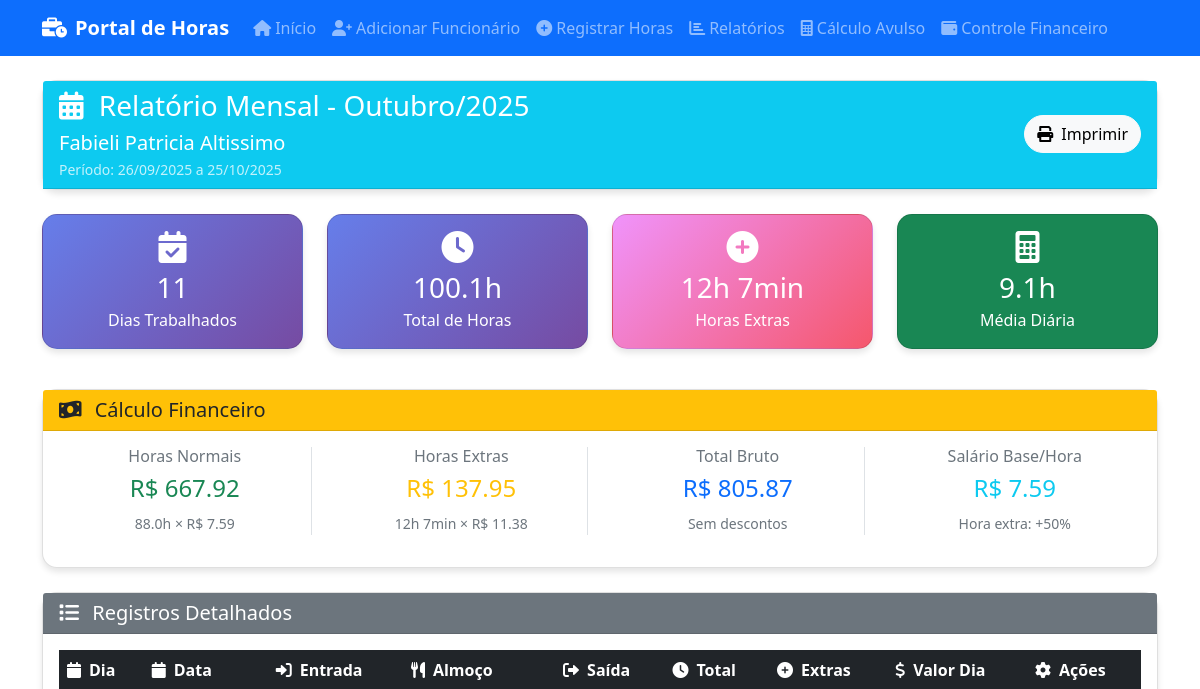
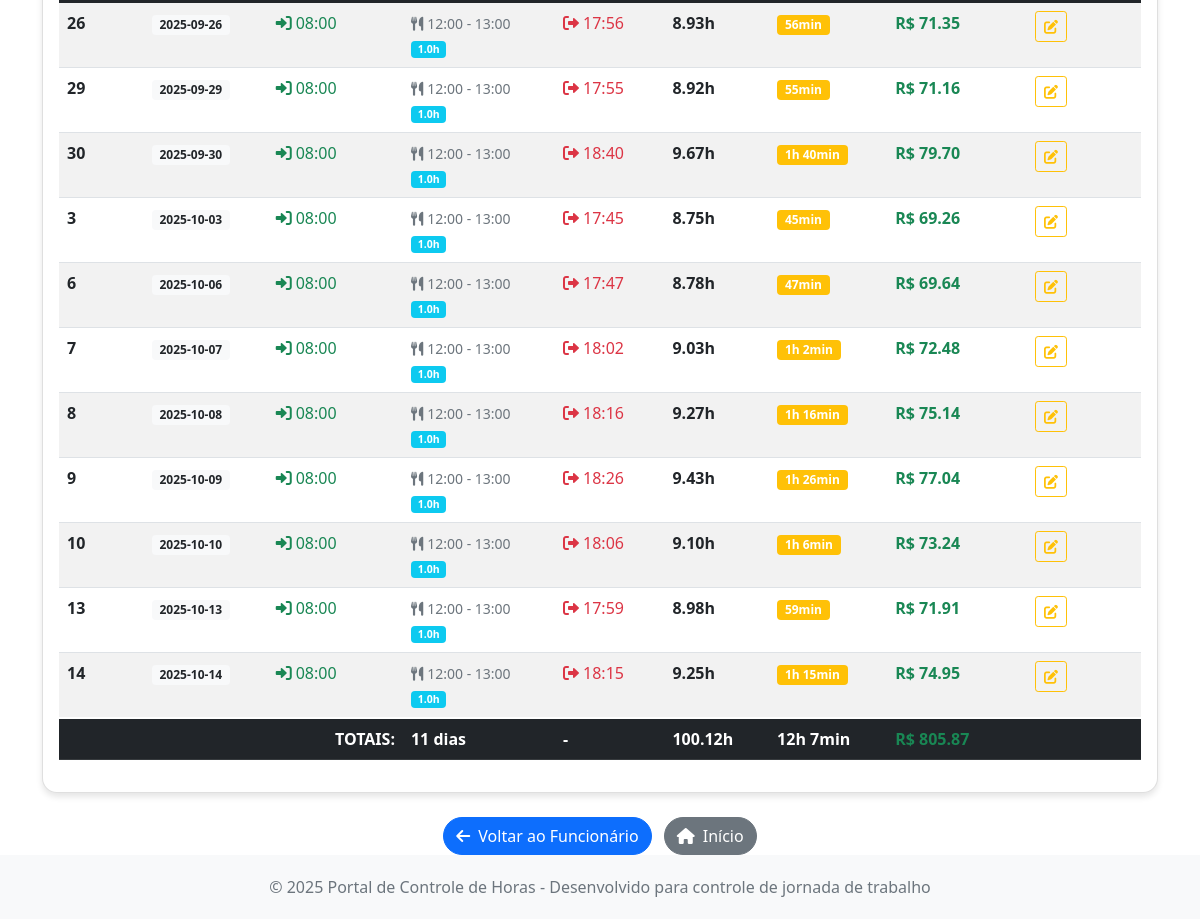
/relatorio_mensal/Fabieli Patricia Altissimo/10/2025, run on an earlier commit of the app's database (2 pictures, top to bottom).
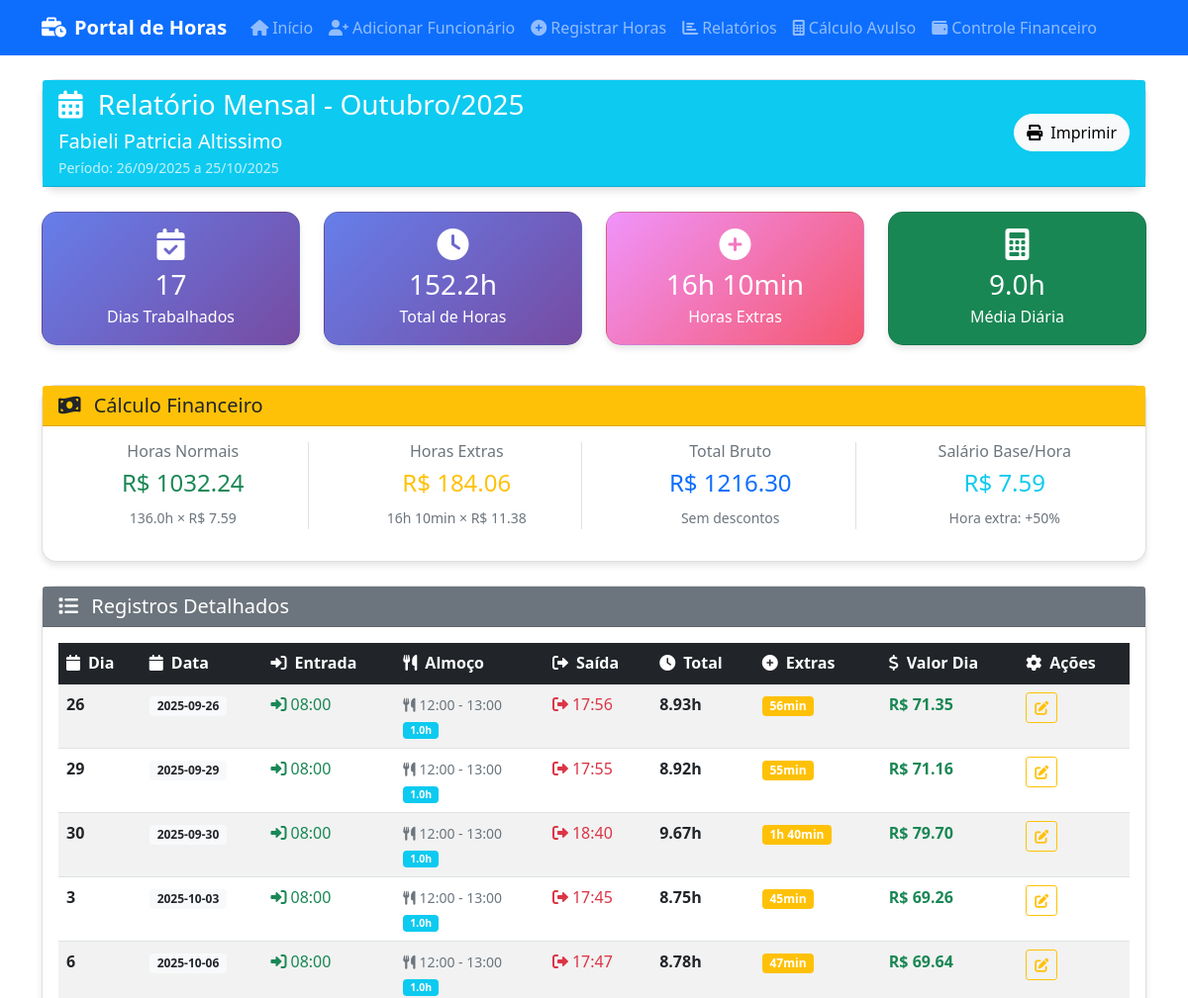
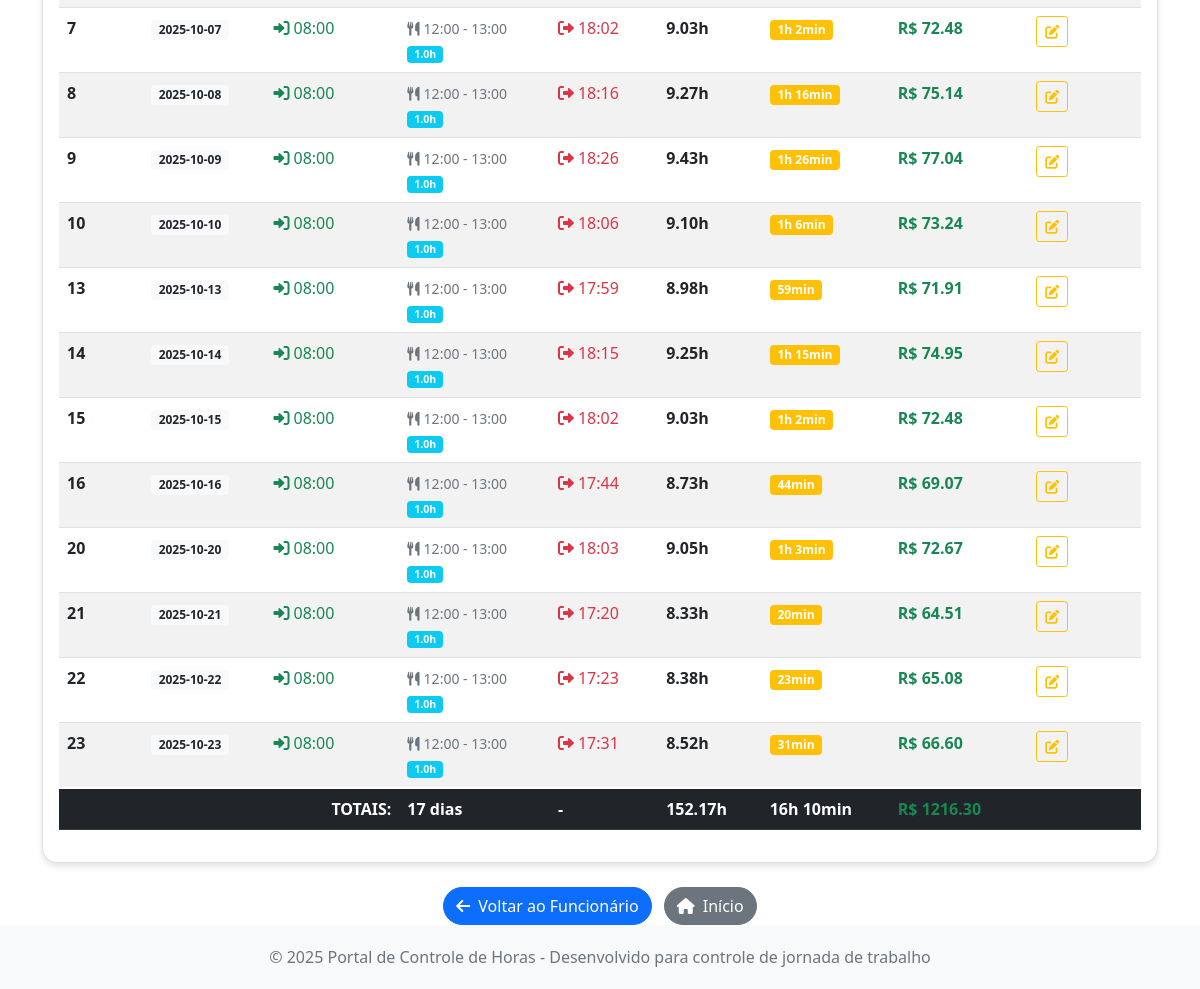
And on a later commit of the database (2 pictures, top to bottom).
### tables this page shows
CREATE TABLE funcionarios (
            id INTEGER PRIMARY KEY AUTOINCREMENT,
            nome TEXT NOT NULL UNIQUE,
            cargo TEXT NOT NULL,
            salario_mensal REAL NOT NULL,
            salario_hora REAL NOT NULL,
            horas_mensais INTEGER NOT NULL DEFAULT 220,
            data_cadastro DATE NOT NULL,
            ativo BOOLEAN NOT NULL DEFAULT 1,
            created_at TIMESTAMP DEFAULT CURRENT_TIMESTAMP,
            updated_at TIMESTAMP DEFAULT CURRENT_TIMESTAMP
        , desconto REAL DEFAULT 0.00);

CREATE TABLE registros_ponto (
            id INTEGER PRIMARY KEY AUTOINCREMENT,
            funcionario_id INTEGER NOT NULL,
            data DATE NOT NULL,
            dia INTEGER NOT NULL,
            mes INTEGER NOT NULL,
            ano INTEGER NOT NULL,
            hora_entrada TIME NOT NULL,
            hora_saida_almoco TIME NOT NULL,
            hora_volta_almoco TIME NOT NULL,
            hora_saida TIME NOT NULL,
            tempo_almoco REAL NOT NULL,
            horas_trabalhadas REAL NOT NULL,
            horas_extras REAL NOT NULL,
            data_registro TIMESTAMP NOT NULL,
            data_edicao TIMESTAMP NULL,
            created_at TIMESTAMP DEFAULT CURRENT_TIMESTAMP,
            updated_at TIMESTAMP DEFAULT CURRENT_TIMESTAMP,
            FOREIGN KEY (funcionario_id) REFERENCES funcionarios (id),
            UNIQUE(funcionario_id, data)
        );

### index.py (the view)
@app.route('/relatorio_mensal/<funcionario_nome>/<int:mes>/<int:ano>')
def relatorio_mensal(funcionario_nome, mes, ano):
    query = "SELECT * FROM funcionarios WHERE nome = ?"
    funcionario_data = DatabaseManager.execute_query(query, (funcionario_nome,), fetch_one=True)
    if not funcionario_data:
        flash('Funcionário não encontrado!', 'error')
        return redirect(url_for('index'))
    from datetime import date
    data_referencia = date(ano, mes, 25)  # Usar o dia 25 do mês solicitado
    data_inicio, data_fim, _, _ = calcular_periodo_fechamento(data_referencia)
    query = """
        SELECT * FROM registros_ponto
        WHERE funcionario_id = ? AND data >= ? AND data <= ?
        ORDER BY data
    """
    registros_mes = DatabaseManager.execute_query(query, (funcionario_data['id'], data_inicio.strftime('%Y-%m-%d'), data_fim.strftime('%Y-%m-%d')), fetch_all=True)
    total_mensal = calcular_total_mensal_fechamento(funcionario_data['id'], mes, ano)
    valor_horas_normais = 0
    valor_horas_extras = 0
    salario_hora = funcionario_data['salario_hora']
    for registro in registros_mes:
        horas_normais = min(registro['horas_trabalhadas'], 8)
        valor_horas_normais += horas_normais * salario_hora
        valor_horas_extras += registro['horas_extras'] * salario_hora * 1.5  # 50% adicional
    meses_nomes = ['Janeiro', 'Fevereiro', 'Março', 'Abril', 'Maio', 'Junho',
                   'Julho', 'Agosto', 'Setembro', 'Outubro', 'Novembro', 'Dezembro']
    periodo_info = {
        'data_inicio': data_inicio.strftime('%d/%m/%Y'),
        'data_fim': data_fim.strftime('%d/%m/%Y'),
        'descricao': f"Período: {data_inicio.strftime('%d/%m/%Y')} a {data_fim.strftime('%d/%m/%Y')}"
    }
    return render_template('relatorio_mensal.html',
                         funcionario=funcionario_nome,
                         mes=mes,
                         ano=ano,
                         mes_nome=meses_nomes[mes-1],
                         registros=registros_mes,
                         total=total_mensal,
                         funcionario_data=funcionario_data,
                         valor_horas_normais=valor_horas_normais,
                         valor_horas_extras=valor_horas_extras,
                         periodo=periodo_info)

### templates/relatorio_mensal.html (shortened to what this page needs)
{% extends "base.html" %}
{% block content %}
<div class="row">
    <div class="col-12">
        <div class="card mb-4">
            <div class="card-header bg-info text-white">
                <div class="row align-items-center">
                    <div class="col">
                        <h3 class="mb-0">
                            <i class="fas fa-calendar-alt me-2"></i>
                            Relatório Mensal - {{ mes_nome }}/{{ ano }}
                        </h3>
                        <h5 class="mb-0 mt-2">{{ funcionario }}</h5>
                        {% if periodo %}
                        <small class="mb-0 mt-1 d-block opacity-75">{{ periodo.descricao }}</small>
                        {% endif %}
                    </div>
                    <div class="col-auto">
                        <button onclick="window.print()" class="btn btn-light btn-custom">
                            <i class="fas fa-print me-2"></i>Imprimir
                        </button>
                    </div>
                </div>
            </div>
        </div>
    </div>
</div>
<div class="row mb-4">
    <div class="col-lg-3 col-md-6 mb-3">
        <div class="card stats-card text-white h-100">
            <div class="card-body text-center">
                <i class="fas fa-calendar-check fa-2x mb-2"></i>
                <h3 class="mb-1">{{ total.dias_trabalhados }}</h3>
                <p class="mb-0">Dias Trabalhados</p>
            </div>
        </div>
    </div>
    <div class="col-lg-3 col-md-6 mb-3">
        <div class="card stats-card text-white h-100">
            <div class="card-body text-center">
                <i class="fas fa-clock fa-2x mb-2"></i>
                <h3 class="mb-1">{{ "%.1f"|format(total.total_horas) }}h</h3>
                <p class="mb-0">Total de Horas</p>
            </div>
        </div>
    </div>
    <div class="col-lg-3 col-md-6 mb-3">
        <div class="card extras-card text-white h-100">
            <div class="card-body text-center">
                <i class="fas fa-plus-circle fa-2x mb-2"></i>
                <h3 class="mb-1">{{ total.total_extras|horas_hm }}</h3>
                <p class="mb-0">Horas Extras</p>
            </div>
        </div>
    </div>
    <div class="col-lg-3 col-md-6 mb-3">
        <div class="card bg-success text-white h-100">
            <div class="card-body text-center">
                <i class="fas fa-calculator fa-2x mb-2"></i>
                <h3 class="mb-1">{{ "%.1f"|format((total.total_horas / total.dias_trabalhados) if total.dias_trabalhados > 0 else 0) }}h</h3>
                <p class="mb-0">Média Diária</p>
            </div>
        </div>
    </div>
</div>
{% if funcionario_data and funcionario_data.salario_hora %}
<div class="row mb-4">
    <div class="col-12">
        <div class="card">
            <div class="card-header bg-warning text-dark">
                <h5 class="mb-0">
                    <i class="fas fa-money-bill-wave me-2"></i>
                    Cálculo Financeiro
                </h5>
            </div>
            <div class="card-body">
                <div class="row">
                    <div class="col-md-3 text-center mb-3">
                        <div class="border-end">
                            <h6 class="text-muted">Horas Normais</h6>
                            <h4 class="text-success">R$ {{ "%.2f"|format(valor_horas_normais) }}</h4>
                            <small class="text-muted">{{ "%.1f"|format(total.total_horas - total.total_extras) }}h × R$ {{ "%.2f"|format(funcionario_data.salario_hora) }}</small>
                        </div>
                    </div>
                    <div class="col-md-3 text-center mb-3">
                        <div class="border-end">
                            <h6 class="text-muted">Horas Extras</h6>
                            <h4 class="text-warning">R$ {{ "%.2f"|format(valor_horas_extras) }}</h4>
                            <small class="text-muted">{{ total.total_extras|horas_hm }} × R$ {{ "%.2f"|format(funcionario_data.salario_hora * 1.5) }}</small>
                        </div>
                    </div>
                    <div class="col-md-3 text-center mb-3">
                        <div class="border-end">
                            <h6 class="text-muted">Total Bruto</h6>
                            <h4 class="text-primary">R$ {{ "%.2f"|format(valor_horas_normais + valor_horas_extras) }}</h4>
                            <small class="text-muted">Sem descontos</small>
                        </div>
                    </div>
                    <div class="col-md-3 text-center mb-3">
                        <h6 class="text-muted">Salário Base/Hora</h6>
                        <h4 class="text-info">R$ {{ "%.2f"|format(funcionario_data.salario_hora) }}</h4>
                        <small class="text-muted">Hora extra: +50%</small>
                    </div>
                </div>
            </div>
        </div>
    </div>
</div>
{% endif %}
{% if registros %}
<div class="row">
    <div class="col-12">
        <div class="card">
            <div class="card-header bg-secondary text-white">
                <h5 class="mb-0">
                    <i class="fas fa-list me-2"></i>
                    Registros Detalhados
                </h5>
            </div>
            <div class="card-body">
                <div class="table-responsive">
                    <table class="table table-striped table-hover">
                        <thead class="table-dark">
                            <tr>
                                <th><i class="fas fa-calendar me-2"></i>Dia</th>
                                <th><i class="fas fa-calendar me-2"></i>Data</th>
                                <th><i class="fas fa-sign-in-alt me-2"></i>Entrada</th>
                                <th><i class="fas fa-utensils me-2"></i>Almoço</th>
                                <th><i class="fas fa-sign-out-alt me-2"></i>Saída</th>
                                <th><i class="fas fa-clock me-2"></i>Total</th>
                                <th><i class="fas fa-plus-circle me-2"></i>Extras</th>
                                {% if funcionario_data and funcionario_data.salario_hora %}
                                <th><i class="fas fa-dollar-sign me-2"></i>Valor Dia</th>
                                {% endif %}
                                <th><i class="fas fa-cog me-2"></i>Ações</th>
                            </tr>
                        </thead>
                        <tbody>
                            {% for registro in registros %}
                            <tr>
                                <td>
                                    <strong>{{ registro.dia }}</strong>
                                </td>
                                <td>
                                    <span class="badge bg-light text-dark">
                                        {{ registro.data }}
                                    </span>
                                </td>
                                <td>
                                    <span class="text-success">
                                        <i class="fas fa-sign-in-alt me-1"></i>{{ registro.hora_entrada }}
                                    </span>
                                </td>
                                <td>
                                    {% if registro.hora_saida_almoco %}
                                    <small class="text-muted">
                                        <i class="fas fa-utensils me-1"></i>{{ registro.hora_saida_almoco }} - {{ registro.hora_volta_almoco }}
                                        <br><span class="badge bg-info">{{ "%.1f"|format(registro.tempo_almoco) }}h</span>
                                    </small>
                                    {% else %}
                                    <span class="text-muted">-</span>
                                    {% endif %}
                                </td>
                                <td>
                                    <span class="text-danger">
                                        <i class="fas fa-sign-out-alt me-1"></i>{{ registro.hora_saida }}
                                    </span>
                                </td>
                                <td>
                                    <strong>{{ "%.2f"|format(registro.horas_trabalhadas) }}h</strong>
                                </td>
                                <td>
                                    {% if registro.horas_extras > 0 %}
                                        <span class="badge bg-warning">
                                            {{ registro.horas_extras|horas_hm }}
                                        </span>
                                    {% else %}
                                        <span class="text-muted">-</span>
                                    {% endif %}
                                </td>
                                {% if funcionario_data and funcionario_data.salario_hora %}
                                <td>
                                    {% set horas_normais_dia = (registro.horas_trabalhadas - registro.horas_extras) %}
                                    {% set valor_dia = (horas_normais_dia * funcionario_data.salario_hora) + (registro.horas_extras * funcionario_data.salario_hora * 1.5) %}
                                    <strong class="text-success">R$ {{ "%.2f"|format(valor_dia) }}</strong>
                                </td>
                                {% endif %}
                                <td>
                                    <div class="btn-group btn-group-sm" role="group">
                                        <a href="{{ url_for('editar_registro', registro_id=registro.id) }}"
                                           class="btn btn-outline-warning btn-sm" title="Editar">
                                            <i class="fas fa-edit"></i>
                                        </a>
                                    </div>
                                </td>
                            </tr>
                            {% endfor %}
                        </tbody>
                        <tfoot class="table-dark">
                            <tr>
                                <th colspan="3" class="text-end">TOTAIS:</th>
                                <th>{{ total.dias_trabalhados }} dias</th>
                                <th>-</th>
                                <th>{{ "%.2f"|format(total.total_horas) }}h</th>
                                <th>{{ total.total_extras|horas_hm }}</th>
                                {% if funcionario_data and funcionario_data.salario_hora %}
                                <th class="text-success">R$ {{ "%.2f"|format(valor_horas_normais + valor_horas_extras) }}</th>
                                {% endif %}
                                <th></th>
                            </tr>
                        </tfoot>
                    </table>
                </div>
            </div>
        </div>
    </div>
</div>
{% endif %}
<div class="row mt-4 d-print-none">
    <div class="col-12 text-center">
        <a href="{{ url_for('visualizar_funcionario', nome=funcionario) }}" class="btn btn-primary btn-custom me-2">
            <i class="fas fa-arrow-left me-2"></i>Voltar ao Funcionário
        </a>
        <a href="{{ url_for('index') }}" class="btn btn-secondary btn-custom">
            <i class="fas fa-home me-2"></i>Início
        </a>
    </div>
</div>
{% endblock %}

What changed in the data, as far as the page shows it:
added registros_ponto: dia "15", data "2025-10-15", hora_entrada "08:00", hora_saida_almoco "12:00", hora_volta_almoco "13:00", tempo_almoco "1.0", hora_saida "18:02", horas_trabalhadas "9.03", horas_extras|horas_hm "1h 2min", valor_dia "72.48"
added registros_ponto: dia "16", data "2025-10-16", hora_entrada "08:00", hora_saida_almoco "12:00", hora_volta_almoco "13:00", tempo_almoco "1.0", hora_saida "17:44", horas_trabalhadas "8.73", horas_extras|horas_hm "44min", valor_dia "69.07"
added registros_ponto: dia "20", data "2025-10-20", hora_entrada "08:00", hora_saida_almoco "12:00", hora_volta_almoco "13:00", tempo_almoco "1.0", hora_saida "18:03", horas_trabalhadas "9.05", horas_extras|horas_hm "1h 3min", valor_dia "72.67"
added registros_ponto: dia "21", data "2025-10-21", hora_entrada "08:00", hora_saida_almoco "12:00", hora_volta_almoco "13:00", tempo_almoco "1.0", hora_saida "17:20", horas_trabalhadas "8.33", horas_extras|horas_hm "20min", valor_dia "64.51"
added registros_ponto: dia "22", data "2025-10-22", hora_entrada "08:00", hora_saida_almoco "12:00", hora_volta_almoco "13:00", tempo_almoco "1.0", hora_saida "17:23", horas_trabalhadas "8.38", horas_extras|horas_hm "23min", valor_dia "65.08"
added registros_ponto: dia "23", data "2025-10-23", hora_entrada "08:00", hora_saida_almoco "12:00", hora_volta_almoco "13:00", tempo_almoco "1.0", hora_saida "17:31", horas_trabalhadas "8.52", horas_extras|horas_hm "31min", valor_dia "66.60"
Also different on the page:
{{ total.dias_trabalhados }}: "11" → "17"
{{ "%.1f"|format(total.total_horas) }}: "100.1" → "152.2"
{{ total.total_extras|horas_hm }}: "12h 7min" → "16h 10min"
{{ "%.2f"|format(valor_horas_normais) }}: "667.92" → "1032.24"
{{ "%.1f"|format(total.total_horas - total.total_extras) }}: "88.0" → "136.0"
{{ "%.2f"|format(valor_horas_extras) }}: "137.95" → "184.06"
{{ "%.2f"|format(valor_horas_normais + valor_horas_extras) }}: "805.87" → "1216.30"
{{ "%.2f"|format(total.total_horas) }}: "100.12" → "152.17"
text no longer shown: "9.1"
text now shown: "9.0"
